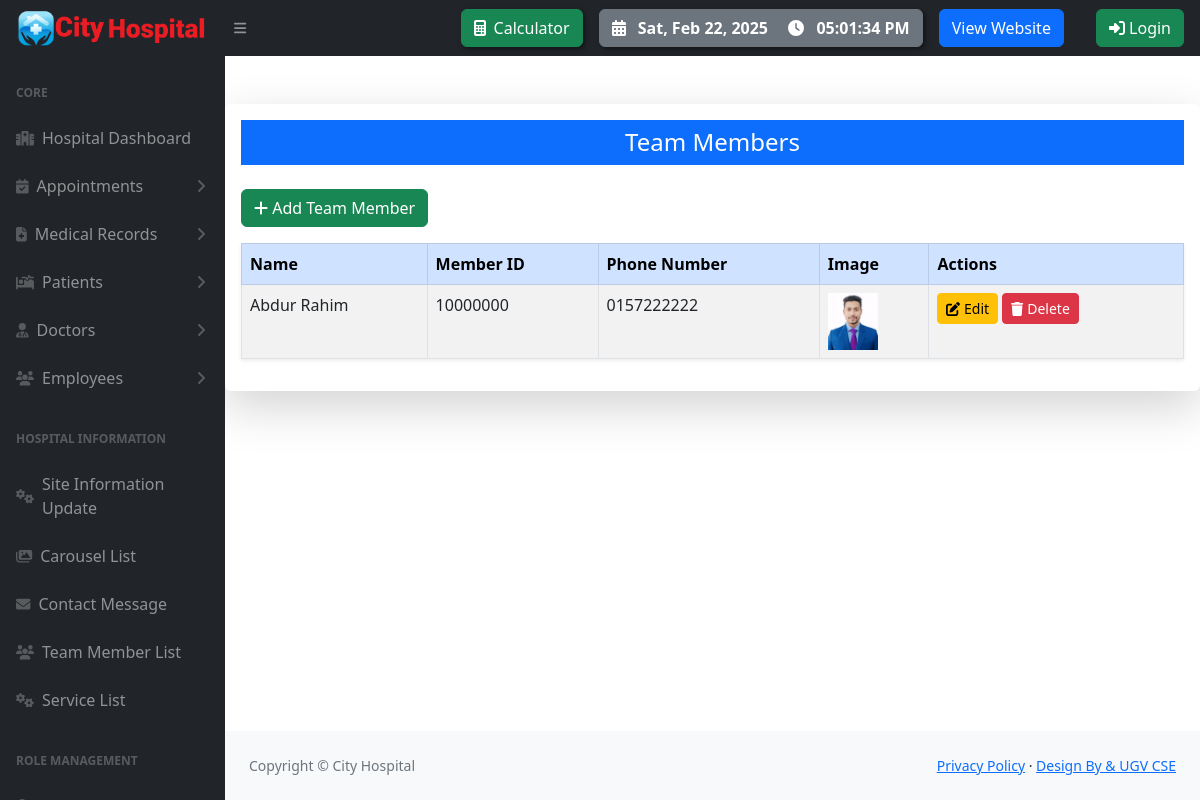
/team-members/, run on the app's committed database.
### pms/models.py (models this page shows, shortened)
class SiteInfo(models.Model):
    site_name = models.CharField(max_length=20)
    color_logo = models.ImageField(upload_to='logo/')
    white_logo = models.ImageField(upload_to='logo/')
    email = models.EmailField()
    phone = models.CharField(max_length=14)
    address = models.CharField(max_length=100)
    opening_hours = models.CharField(max_length=255, default='Saturday - Thursday: 6.00 am - 10.00 pm, Friday Closed')
    site_facebook = models.URLField(max_length=100)
    site_x = models.URLField(max_length=100)
    site_instagram = models.URLField(max_length=100)
    site_pinterest = models.URLField(max_length=100)

class TeamMember(models.Model):
    name = models.CharField(max_length=100)
    member_id = models.CharField(max_length=50)
    phone_number = models.CharField(max_length=15)
    image = models.ImageField(upload_to='team_members/')
    bio = models.TextField(blank=True, null=True)  # Optional field for a bio or description of the team member

### pms/views.py (the view)
# urls.py: path('team-members/', team_member_list, name='team_member_list'),
def team_member_list(request):
    team_members = TeamMember.objects.all()
    if request.method == 'POST' and 'delete_team_member' in request.POST:
        team_member_id = request.POST.get('delete_team_member')
        team_member = get_object_or_404(TeamMember, pk=team_member_id)
        team_member.delete()
        messages.success(request, 'Team member deleted successfully!')
        return redirect('team_member_list')
    return render(request, 'team_member_list.html', {'team_members': team_members})

### pms/context_processors.py (called while the page is built)
def site_information(request):
    site_info = SiteInfo.objects.first()
    return {
        'site_info': site_info
    }

### templates/team_member_list.html (shortened to what this page needs)
{% extends "hospital/hospital_base.html" %}
{% block content %}
<div class="container mt-5 shadow-lg p-3 mb-5 bg-white rounded">
    <h4 class="text-center mb-4 bg-primary text-white p-2">Team Members</h4>
    <div class="mb-3 text-right">
        <a href="{% url 'add_team_member' %}" class="btn btn-success">
            <i class="fas fa-plus"></i> Add Team Member
        </a>
    </div>
    <table class="table table-bordered table-striped table-hover shadow-sm">
        <thead class="table-primary">
            <tr>
                <th>Name</th>
                <th>Member ID</th>
                <th>Phone Number</th>
                <th>Image</th>
                <th>Actions</th>
            </tr>
        </thead>
        <tbody>
            {% for team_member in team_members %}
            <tr>
                <td>{{ team_member.name }}</td>
                <td>{{ team_member.member_id }}</td>
                <td>{{ team_member.phone_number }}</td>
                <td><img src="{{ team_member.image.url }}" alt="{{ team_member.name }}" width="50"></td>
                <td>
                    <a href="{% url 'edit_team_member' team_member.pk %}" class="btn btn-warning btn-sm">
                        <i class="fas fa-edit"></i> Edit
                    </a>
                    <form method="POST" style="display:inline-block;">
                        <button type="submit" class="btn btn-danger btn-sm">
                            <i class="fas fa-trash"></i> Delete
                        </button>
                    </form>
                </td>
            </tr>
            {% endfor %}
        </tbody>
    </table>
</div>
{% endblock %}

### templates/hospital/hospital_base.html (shortened to what this page needs)
{% load static %}
<!DOCTYPE html>
<html lang="en">
    <head>
        <link href="https://cdn.jsdelivr.net/npm/simple-datatables@7.1.2/dist/style.min.css" rel="stylesheet" />
        <link href="{% static 'admin_panel/css/styles.css' %}" rel="stylesheet" />
    </head>
    <body class="sb-nav-fixed">
        <nav class="sb-topnav navbar navbar-expand navbar-dark bg-dark">
            <a class="navbar-brand ps-3" href="{% url 'hospital_admin' %}"><img src="{{ site_info.white_logo.url }}" alt="" style="width: 190px;"></a>
            <button class="btn btn-link btn-sm order-1 order-lg-0 me-4 me-lg-0" id="sidebarToggle" href="#!"><i class="fas fa-bars"></i></button>
            <button class="btn btn-success me-3 d-none d-md-block" data-bs-toggle="modal" data-bs-target="#calculatorModal" style="box-shadow: 2px 2px 5px rgba(0, 0, 0, 0.5);">
                <i class="fas fa-calculator me-2"></i>Calculator
            </button>
            <button class="btn btn-secondary me-3 d-none d-md-block d-flex align-items-center" style="box-shadow: 2px 2px 5px rgba(0, 0, 0, 0.5); font-weight: bold;">
                <i class="fas fa-calendar-alt me-2"></i>
                <span id="currentDate" class="me-3"></span>
                <i class="fas fa-clock me-2"></i>
                <span id="currentTime"></span>
            </button>
            <a href="{% url 'home' %}" class="btn btn-primary me-3 d-none d-md-block">View Website</a>
    {% if user.is_authenticated %}
    <div class="nv dropdown me-3 d-none d-md-block">
        <button class="btn btn-warning dropdown-toggle" id="UserDropdown" data-bs-toggle="dropdown" aria-expanded="false">
            <i class="fas fa-user-circle"></i> {{ user.username }}
        </button>
        <ul class="dropdown-menu dropdown-menu-end">
            <li><a class="dropdown-item" href="{% url 'admin_change_password' %}"><i class="fas fa-key me-2"></i> Change Password</a></li>
            <li><a class="dropdown-item" href="{% url 'logout' %}"><i class="fas fa-sign-out-alt me-2"></i> Logout</a></li>
        </ul>
    </div>
    {% else %}
    <a class="btn btn-success ms-3 me-3" href="{% url 'login' %}">
        <i class="fas fa-sign-in-alt"></i> Login
    </a>
    {% endif %}
        </nav>
        <div id="layoutSidenav">
            <div id="layoutSidenav_nav">
                <nav class="sb-sidenav accordion sb-sidenav-dark" id="sidenavAccordion">
                  {% include 'hospital/hospital_sidebar.html' %}
                </nav>
            </div>
            <div id="layoutSidenav_content">
                <main>
                    {% block content %}
                    {% endblock content %}
                </main>
                <footer class="py-4 bg-light mt-auto">
                    <div class="container-fluid px-4">
                        <div class="d-flex align-items-center justify-content-between small">
                            <div class="text-muted">Copyright &copy; {{ site_info.site_name }}</div>
                            <div>
                                <a href="#">Privacy Policy</a>
                                &middot;
                                <a href="#">Design By &amp; UGV CSE</a>
                            </div>
                        </div>
                    </div>
                </footer>
            </div>
        </div>
    </body>
</html>

### data on the page
SiteInfo: white_logo (picture), site_name "City Hospital"
TeamMember: name "Abdur Rahim", member_id "10000000", phone_number "0157222222", image (picture)
